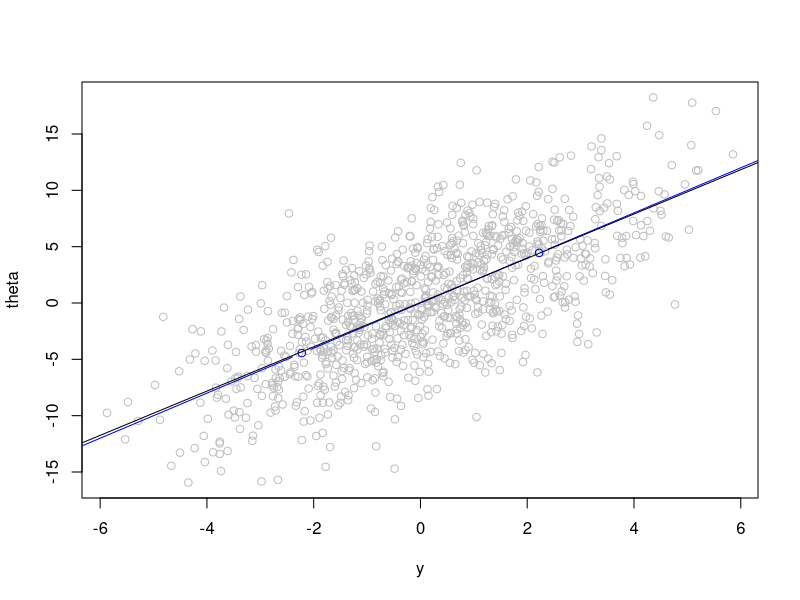
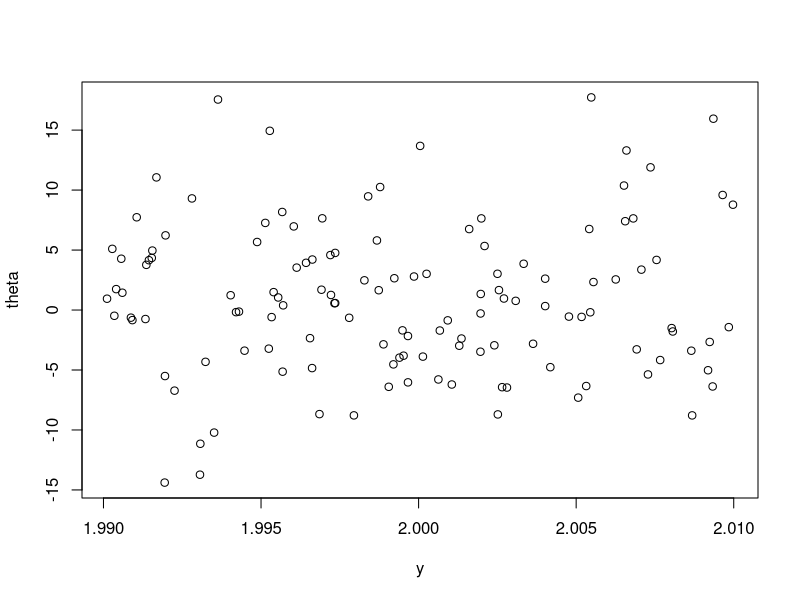
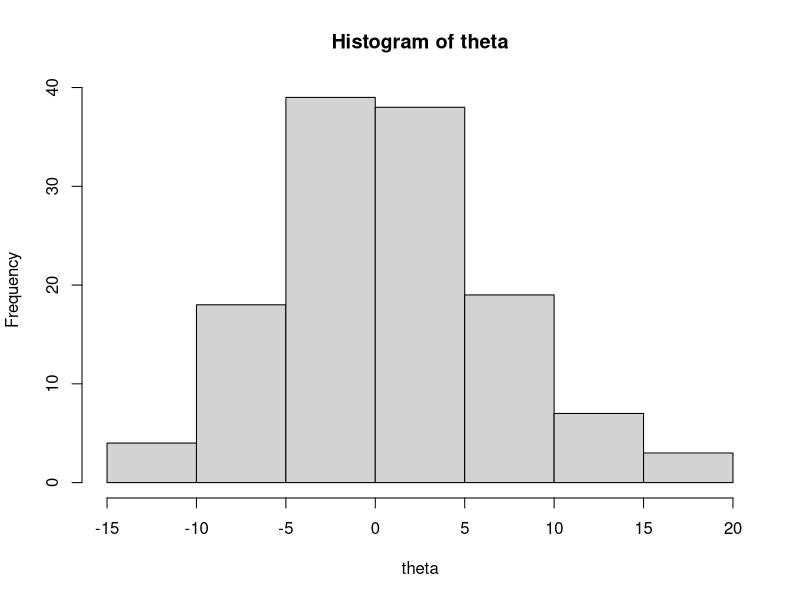
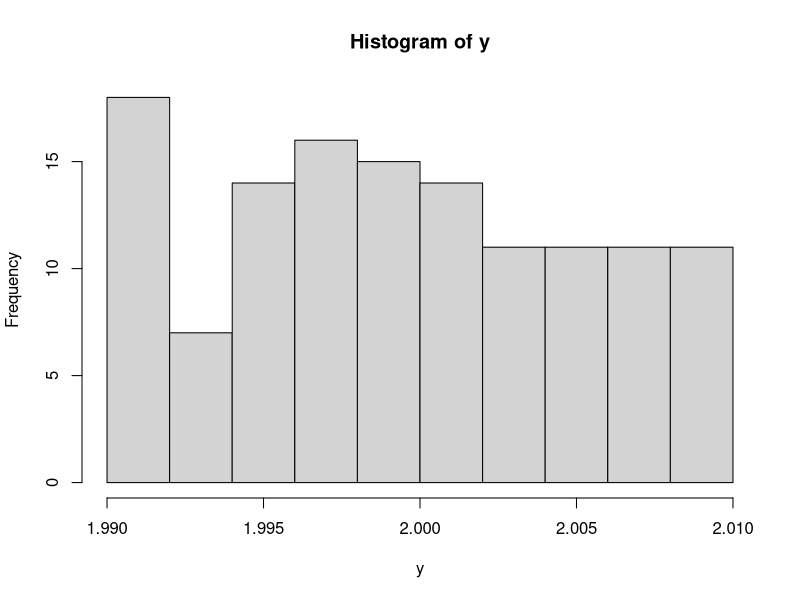

Write R code to recreate these figures, in order.
## ---- chunk 1
y = rnorm(1, mean = 0, sd = 2)
res = rnorm(1, mean = 2*y, sd = 4)
print(res)


## ---- chunk 2
y = rnorm(1000, mean = 0, sd = 2)
theta = rnorm(1000, mean = 2*y, sd = 4)

plot(y, theta, col = "grey")


# question 5
x = seq(-20,20, length.out = 10)
lines(x,2*x, col="blue", type="b")


# question 6 regression linéaire
reg <- lm(theta~y)
abline(reg)
print(reg$coefficients[1])
print(reg$coefficients[2])

## ---- chunk 3
theta = rnorm(100000, mean = 0, sd = sqrt(32))
y = rnorm(100000, mean = theta/4, sd = sqrt(32))

theta = theta[y > 1.99 & y < 2.01]
y = y[y > 1.99 & y < 2.01]
plot(y, theta)
hist(theta)
hist(y)
print(mean(theta))
